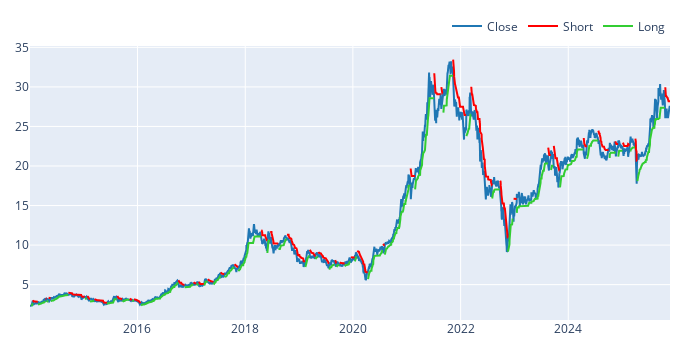

The code cell stored with this chart in its notebook:
### Code cell
st = SuperTrend.run(high, low, close)
st.loc[date_range, 'HPG'].plot(
    superl_kwargs=dict(trace_kwargs=dict(line_color='limegreen')),
    supers_kwargs=dict(trace_kwargs=dict(line_color='red'))
).show()

### Figure 1 — Plotly figure (JSON) as saved in the notebook; plotly's stock layout.template omitted (floating-point values rounded to 4 significant figures; data arrays with more than 128 entries replaced by an {"elided": "..."} marker saying what was removed)
{"data": [{"name": "Close", "showlegend": true, "type": "scatter", "x": {"elided": "2965 str values"}, "y": {"elided": "2965 float values"}}, {"line": {"color": "red"}, "name": "Short", "showlegend": true, "type": "scatter", "x": {"elided": "2965 str values"}, "y": {"elided": "2965 float values"}}, {"line": {"color": "limegreen"}, "name": "Long", "showlegend": true, "type": "scatter", "x": {"elided": "2965 str values"}, "y": {"elided": "2965 float values"}}], "layout": {"height": 350, "legend": {"orientation": "h", "traceorder": "normal", "x": 1, "xanchor": "right", "y": 1.02, "yanchor": "bottom"}, "margin": {"b": 30, "l": 30, "r": 30, "t": 30}, "width": 700}}
